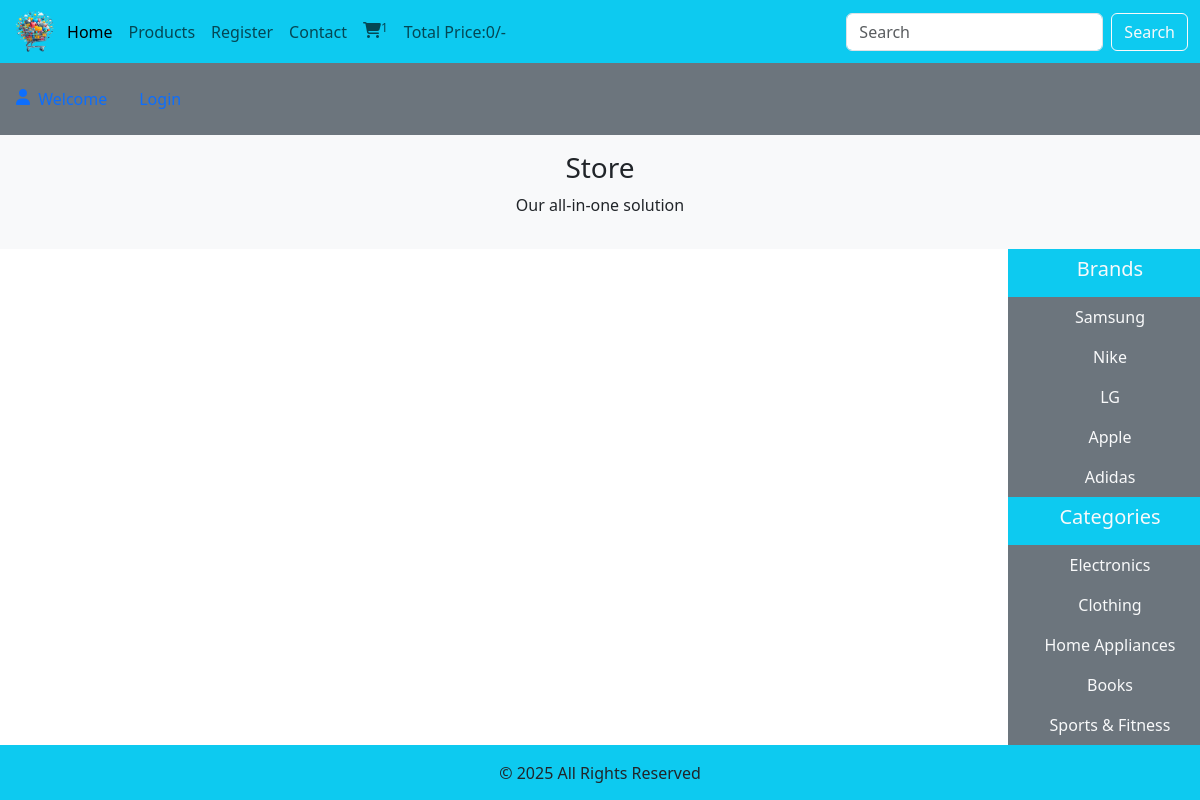
The page /product_details.php on the database its author committed.
### tables this page shows
CREATE TABLE `brands` (
  `brand_id`    int(11)      NOT NULL AUTO_INCREMENT,
  `brand_title` varchar(100) NOT NULL,
  PRIMARY KEY (`brand_id`)
);

CREATE TABLE `categories` (
  `category_id`    int(11)      NOT NULL AUTO_INCREMENT,
  `category_title` varchar(100) NOT NULL,
  PRIMARY KEY (`category_id`)
);

### function/common_function.php (the view, shortened to what this page needs)
<?php
include_once(__DIR__ . '/../includes/connect.php');
function getbrands(): void {
    global $con;
    $result = mysqli_query($con, "SELECT * FROM `brands`");
    while ($row = mysqli_fetch_assoc($result)) {
        $id    = (int)$row['brand_id'];
        $title = htmlspecialchars($row['brand_title'], ENT_QUOTES, 'UTF-8');
        echo "<li class='nav-item'>"
           . "<a href='index.php?insert_brand={$id}' class='nav-link text-light'>{$title}</a>"
           . "</li>";
    }
}
function getcategory(): void {
    global $con;
    $result = mysqli_query($con, "SELECT * FROM `categories`");
    while ($row = mysqli_fetch_assoc($result)) {
        $id    = (int)$row['category_id'];
        $title = htmlspecialchars($row['category_title'], ENT_QUOTES, 'UTF-8');
        echo "<li class='nav-item'>"
           . "<a href='index.php?category={$id}' class='nav-link text-light'>{$title}</a>"
           . "</li>";
    }
}
function total_cart_price(): void {
    $total   = 0;
    echo $total;
}

### sty.css (style rules this page uses)
* { margin: 0; padding: 0; box-sizing: border-box; overflow-x: hidden; }
html, body { height: 100%; margin: 0; display: flex; flex-direction: column; }

### rows shown on the page
brands: brand_title "Samsung"
brands: brand_title "Nike"
brands: brand_title "LG"
brands: brand_title "Apple"
brands: brand_title "Adidas"
categories: category_title "Electronics"
categories: category_title "Clothing"
categories: category_title "Home Appliances"
categories: category_title "Books"
categories: category_title "Sports & Fitness"

### other values the page prints
$total "0"
